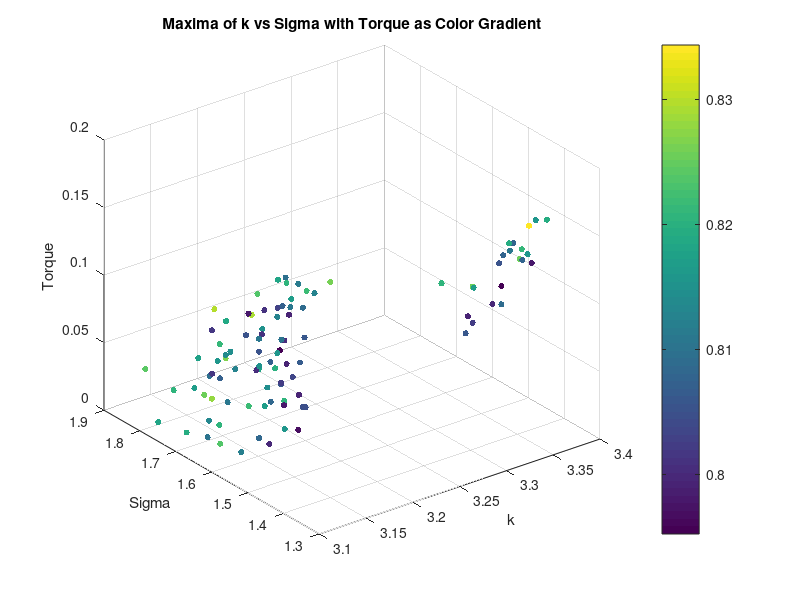
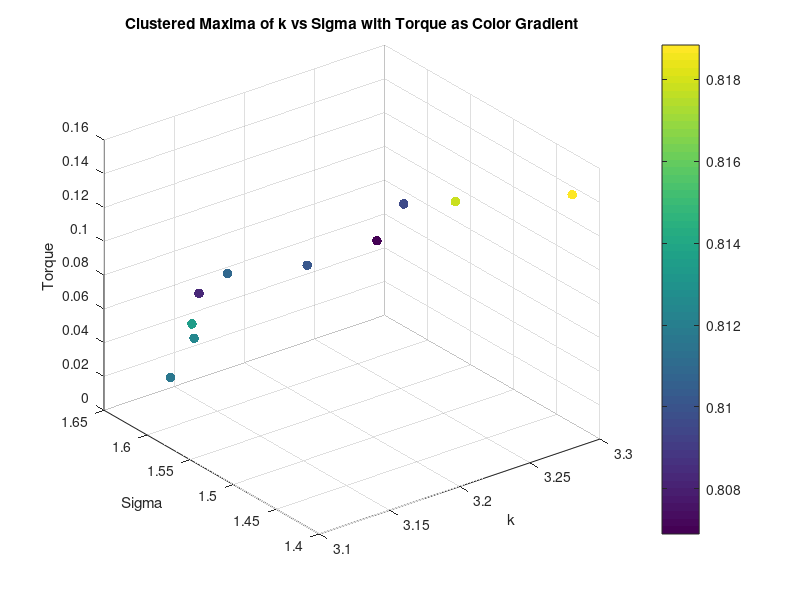
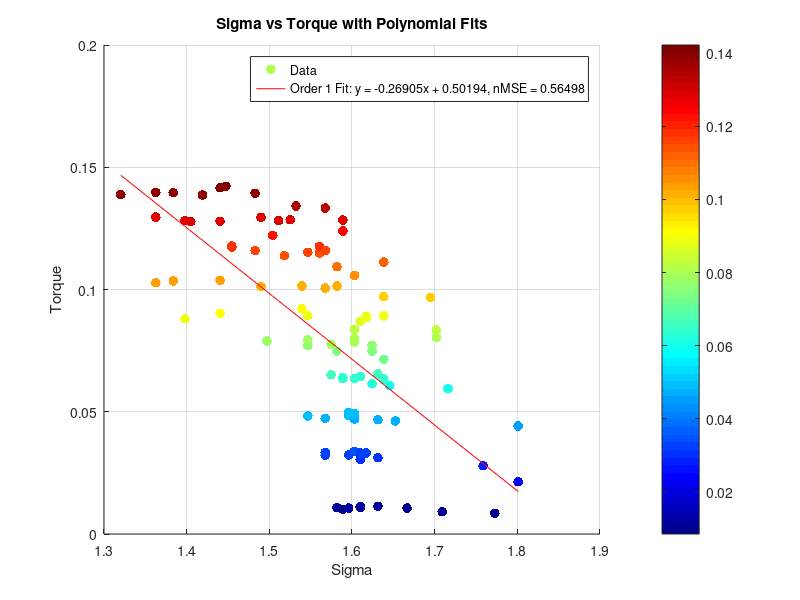
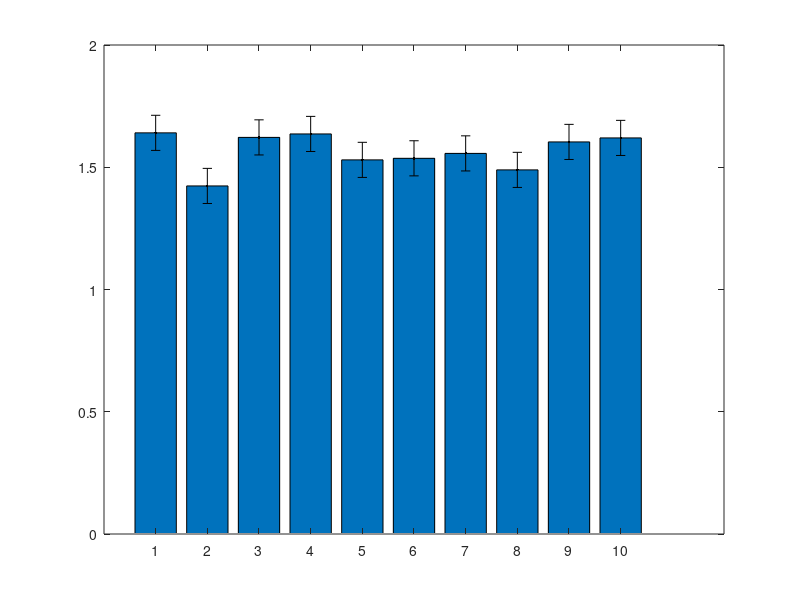

Reproduce these figures in MATLAB, in order. (Note: this script raises an error after producing the figures.)
clear all;
close all;


%% Torque Analysis
load('maxima_data.mat');
scatter3(maxima_k, maxima_sigma, torque_values, 20, maxima_corr, 'filled');
xlabel('k');
ylabel('Sigma');
zlabel('Torque');
title('Maxima of k vs Sigma with Torque as Color Gradient');
colorbar;
grid on;
% K means clustering of torque into 10 clusters, taking mean of each cluster k, sigma and corr too
[cluster_idx, cluster_centers] = kmeans(torque_values', 10);
% Take the mean of each cluster
torque_means = zeros(10, 1);
sigma_means = zeros(10, 1);
k_means = zeros(10, 1);
corr_means = zeros(10, 1);
for i = 1:10
    torque_means(i) = mean(torque_values(cluster_idx == i));
    sigma_means(i) = mean(maxima_sigma(cluster_idx == i));
    k_means(i) = mean(maxima_k(cluster_idx == i));
    corr_means(i) = mean(maxima_corr(cluster_idx == i));
end
% Plot the clusters
figure;
scatter3(k_means, sigma_means, torque_means, 50, corr_means, 'filled');
xlabel('k');
ylabel('Sigma');
zlabel('Torque');
title('Clustered Maxima of k vs Sigma with Torque as Color Gradient');
colorbar;
grid on;
% Ensure data is sorted for polyfit
[sigma_sorted, sort_idx] = sort(maxima_sigma);
torque_sorted = torque_values(sort_idx);
% Display correlation between torque and sigma
disp('Correlation between Torque and Sigma:');
disp(corr(torque_sorted', sigma_sorted'));
% Display correlation between torque and sigma^2
disp('Correlation between Torque and Sigma^2:');
disp(corr(torque_sorted', sigma_sorted'.^2));
% Polyfit for sigma vs torque (order 1 and 2)
p1_sigma = polyfit(sigma_sorted, torque_sorted, 1);
% Calculate fitted values and normalized MSE for sigma vs torque
fitted_torque_p1_sigma = polyval(p1_sigma, sigma_sorted);
mse_p1_sigma = mean((torque_sorted - fitted_torque_p1_sigma).^2);
nmse_p1_sigma = mse_p1_sigma / var(torque_sorted);
% Display results for sigma vs torque
disp('Sigma vs Torque:');
disp(['Order 1 nMSE: ', num2str(nmse_p1_sigma)]);
%display correlation between torque and sigma
% Plot for sigma vs torque with polynomial fits (first instance)
figure;
scatter(sigma_sorted, torque_sorted, 50, torque_sorted, 'filled','DisplayName', 'Data');
% Create a custom colormap based on jet, excluding yellow/light orange
cmap = jet(256); % Get the jet colormap with 256 colors
cmap = cmap([1:100,191:256], :); % Keep only the first 200 colors, removing the yellow/light orange range
colormap(jet); % Apply the custom colormap
colorbar; % Add a colorbar to indicate the mapping of color to torque_sorted values
hold on;
plot(sigma_sorted, fitted_torque_p1_sigma, '-r', 'DisplayName', ...
    ['Order 1 Fit: y = ', num2str(p1_sigma(1)), 'x + ', num2str(p1_sigma(2)), ...
    ', nMSE = ', num2str(nmse_p1_sigma)]);
xlabel('Sigma');
ylabel('Torque');
title('Sigma vs Torque with Polynomial Fits');
legend('show');
grid on;

%Plot means of sigma as bar plot with variance as error bars
figure;
bar(sigma_means);
hold on;
errorbar(sigma_means, std(sigma_means), 'k.', 'LineWidth', 1.5);
xlabel('Cluster Index');
ylabel('Mean Sigma');

% % Ensure data is sorted for polyfit
% [sigma_sorted, sort_idx] = sort(sigma_means);
% torque_sorted = torque_means(sort_idx);
% %Display correlation between torque and sigma
% disp('Correlation between Torque and Sigma:');
% disp(corr(torque_sorted, sigma_sorted));
% %Display correlation between torque and sigma^2
% disp('Correlation between Torque and Sigma^2:');
% disp(corr(torque_sorted, sigma_sorted.^2));
% % Polyfit for sigma vs torque (order 1 and 2)
% p1_sigma = polyfit(sigma_sorted, torque_sorted, 1);
% p2_sigma = polyfit(sigma_sorted, torque_sorted, 2);
% % Calculate zitted values and normalized MSE for sigma vs torque
% fitted_torque_p1_sigma = polyval(p1_sigma, sigma_sorted);
% fitted_torque_p2_sigma = polyval(p2_sigma, sigma_sorted);
% mse_p1_sigma = mean((torque_sorted - fitted_torque_p1_sigma).^2);
% mse_p2_sigma = mean((torque_sorted - fitted_torque_p2_sigma).^2);
% nmse_p1_sigma = mse_p1_sigma / var(torque_sorted);
% nmse_p2_sigma = mse_p2_sigma / var(torque_sorted);
% % Display results for sigma vs torque
% disp('Sigma vs Torque:');
% disp(['Order 1 nMSE: ', num2str(nmse_p1_sigma)]);
% disp(['Order 2 nMSE: ', num2str(nmse_p2_sigma)]);
% % Plot for sigma vs torque with polynomial fits (second instance)
% figure;
% scatter(sigma_sorted, torque_sorted, 50, torque_sorted, 'filled', 'DisplayName', 'Data');
% colormap(jet); % High contrast colormap suitable for white background
% colorbar; % Add a colorbar to indicate the mapping of color to torque_sorted values
% hold on;
% plot(sigma_sorted, fitted_torque_p1_sigma, '-r', 'DisplayName', ...
%     ['Order 1 Fit: y = ', num2str(p1_sigma(1)), 'x + ', num2str(p1_sigma(2)), ...
%     ', nMSE = ', num2str(nmse_p1_sigma)]);
% plot(sigma_sorted, fitted_torque_p2_sigma, '--g', 'DisplayName', ...
%     ['Order 2 Fit: y = ', num2str(p2_sigma(1)), 'x^2 + ', num2str(p2_sigma(2)), ...
%     'x + ', num2str(p2_sigma(3)), ', nMSE = ', num2str(nmse_p2_sigma)]);
% xlabel('Sigma');
% ylabel('Torque');
% title('Sigma vs Torque with Polynomial Fits');
% legend('show');
% grid on;

% %% Diameter Analysis
% % Saved as diameter_value, k_values(max_k_idx), sigma_values(max_sigma_idx), max_val
% load('maxima_data_Diam.mat');

% figure;
% scatter3(maxima_matrix(:, 2), maxima_matrix(:, 3), maxima_matrix(:, 1), 50, maxima_matrix(:, 1), 'filled'); 
% xlabel('k');
% ylabel('Sigma');
% zlabel('Diameter');
% title('Maxima of k vs Sigma with Diameter as Color Gradient');
% colorbar;
% grid on;

% % K vs d
% % Ensure data is sorted for polyfit
% [k_sorted, sort_idx] = sort(maxima_matrix(:, 2));
% d_sorted = maxima_matrix(sort_idx, 1);
% % Display correlation between d and k
% disp('Correlation between Diameter and k:');
% disp(corr(d_sorted, k_sorted));

% %plot for k vs diam with polynomial fits
% figure;
% scatter(k_sorted, d_sorted, 50, d_sorted, 'filled', 'DisplayName', 'Data');
% colormap(jet); % High contrast colormap suitable for white background
% colorbar; % Add a colorbar to indicate the mapping of color to d_sorted values

% hold on;
% p1_k = polyfit(k_sorted, d_sorted, 1);
% fitted_d_p1_k = polyval(p1_k, k_sorted);
% mse_p1_k = mean((d_sorted - fitted_d_p1_k).^2);
% nmse_p1_k = mse_p1_k / var(d_sorted);
% disp('Diameter vs k:');
% disp(['Order 1 nMSE: ', num2str(nmse_p1_k)]);
% plot(k_sorted, fitted_d_p1_k, '-r', 'DisplayName', ...
%     ['Order 1 Fit: y = ', num2str(p1_k(1)), 'x + ', num2str(p1_k(2)), ...
%     ', nMSE = ', num2str(nmse_p1_k)]);
% xlabel('k');
% ylabel('Diameter');
% title('k vs Diameter with Polynomial Fits');
% legend('show');
